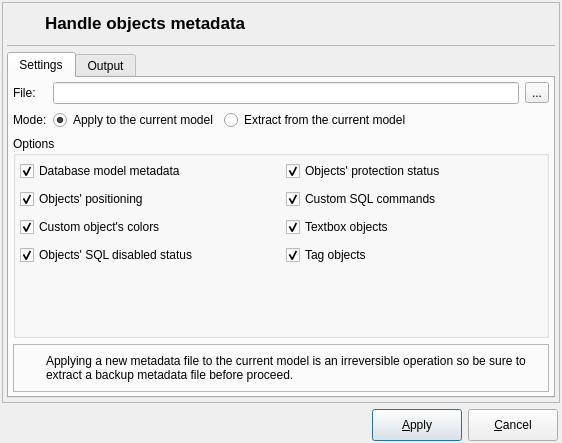
<?xml version="1.0" encoding="UTF-8"?>
<ui version="4.0">
 <class>ObjectsMetadataForm</class>
 <widget class="QWidget" name="ObjectsMetadataForm">
  <property name="geometry">
   <rect>
    <x>0</x>
    <y>0</y>
    <width>562</width>
    <height>443</height>
   </rect>
  </property>
  <property name="windowTitle">
   <string>Handle metadata</string>
  </property>
  <property name="windowIcon">
   <iconset resource="../res/resources.qrc">
    <normaloff>:/icones/icones/pgsqlModeler48x48.png</normaloff>:/icones/icones/pgsqlModeler48x48.png</iconset>
  </property>
  <layout class="QGridLayout" name="gridLayout_2">
   <property name="leftMargin">
    <number>2</number>
   </property>
   <property name="topMargin">
    <number>2</number>
   </property>
   <property name="rightMargin">
    <number>2</number>
   </property>
   <property name="bottomMargin">
    <number>2</number>
   </property>
   <item row="1" column="0">
    <widget class="QLabel" name="label">
     <property name="sizePolicy">
      <sizepolicy hsizetype="Preferred" vsizetype="Fixed">
       <horstretch>0</horstretch>
       <verstretch>0</verstretch>
      </sizepolicy>
     </property>
     <property name="text">
      <string/>
     </property>
     <property name="pixmap">
      <pixmap resource="../res/resources.qrc">:/imagens/imagens/pgmodeler_name.png</pixmap>
     </property>
    </widget>
   </item>
   <item row="1" column="1">
    <layout class="QHBoxLayout" name="horizontalLayout">
     <property name="sizeConstraint">
      <enum>QLayout::SetDefaultConstraint</enum>
     </property>
     <property name="rightMargin">
      <number>2</number>
     </property>
     <item>
      <spacer name="hspacer">
       <property name="orientation">
        <enum>Qt::Horizontal</enum>
       </property>
       <property name="sizeType">
        <enum>QSizePolicy::Expanding</enum>
       </property>
       <property name="sizeHint" stdset="0">
        <size>
         <width>200</width>
         <height>27</height>
        </size>
       </property>
      </spacer>
     </item>
     <item>
      <widget class="QPushButton" name="apply_btn">
       <property name="sizePolicy">
        <sizepolicy hsizetype="Preferred" vsizetype="Fixed">
         <horstretch>0</horstretch>
         <verstretch>0</verstretch>
        </sizepolicy>
       </property>
       <property name="minimumSize">
        <size>
         <width>90</width>
         <height>32</height>
        </size>
       </property>
       <property name="maximumSize">
        <size>
         <width>16777215</width>
         <height>16777215</height>
        </size>
       </property>
       <property name="text">
        <string>&amp;Apply</string>
       </property>
       <property name="icon">
        <iconset resource="../res/resources.qrc">
         <normaloff>:/icones/icones/confirmar.png</normaloff>:/icones/icones/confirmar.png</iconset>
       </property>
       <property name="iconSize">
        <size>
         <width>22</width>
         <height>22</height>
        </size>
       </property>
       <property name="default">
        <bool>true</bool>
       </property>
      </widget>
     </item>
     <item>
      <widget class="QPushButton" name="cancel_btn">
       <property name="sizePolicy">
        <sizepolicy hsizetype="Preferred" vsizetype="Fixed">
         <horstretch>0</horstretch>
         <verstretch>0</verstretch>
        </sizepolicy>
       </property>
       <property name="minimumSize">
        <size>
         <width>90</width>
         <height>32</height>
        </size>
       </property>
       <property name="maximumSize">
        <size>
         <width>16777215</width>
         <height>16777215</height>
        </size>
       </property>
       <property name="text">
        <string>&amp;Cancel</string>
       </property>
       <property name="icon">
        <iconset resource="../res/resources.qrc">
         <normaloff>:/icones/icones/fechar1.png</normaloff>:/icones/icones/fechar1.png</iconset>
       </property>
       <property name="iconSize">
        <size>
         <width>22</width>
         <height>22</height>
        </size>
       </property>
       <property name="flat">
        <bool>false</bool>
       </property>
      </widget>
     </item>
    </layout>
   </item>
   <item row="0" column="0" colspan="2">
    <widget class="QFrame" name="frame">
     <property name="frameShape">
      <enum>QFrame::StyledPanel</enum>
     </property>
     <property name="frameShadow">
      <enum>QFrame::Raised</enum>
     </property>
     <layout class="QGridLayout" name="gridLayout">
      <property name="leftMargin">
       <number>4</number>
      </property>
      <property name="topMargin">
       <number>4</number>
      </property>
      <property name="rightMargin">
       <number>4</number>
      </property>
      <property name="bottomMargin">
       <number>4</number>
      </property>
      <item row="0" column="0">
       <layout class="QHBoxLayout" name="horizontalLayout_5">
        <item>
         <widget class="QLabel" name="icon_lbl_2">
          <property name="sizePolicy">
           <sizepolicy hsizetype="Fixed" vsizetype="Fixed">
            <horstretch>0</horstretch>
            <verstretch>0</verstretch>
           </sizepolicy>
          </property>
          <property name="minimumSize">
           <size>
            <width>32</width>
            <height>32</height>
           </size>
          </property>
          <property name="maximumSize">
           <size>
            <width>32</width>
            <height>32</height>
           </size>
          </property>
          <property name="text">
           <string/>
          </property>
          <property name="pixmap">
           <pixmap resource="../res/resources.qrc">:/icones/icones/objpositioning.png</pixmap>
          </property>
         </widget>
        </item>
        <item>
         <widget class="QLabel" name="title_lbl">
          <property name="font">
           <font>
            <pointsize>13</pointsize>
            <weight>75</weight>
            <bold>true</bold>
           </font>
          </property>
          <property name="text">
           <string>Handle objects metadata</string>
          </property>
         </widget>
        </item>
       </layout>
      </item>
      <item row="2" column="0">
       <widget class="QTabWidget" name="settings_tbw">
        <property name="sizePolicy">
         <sizepolicy hsizetype="Expanding" vsizetype="Expanding">
          <horstretch>0</horstretch>
          <verstretch>0</verstretch>
         </sizepolicy>
        </property>
        <property name="currentIndex">
         <number>0</number>
        </property>
        <widget class="QWidget" name="tab">
         <attribute name="title">
          <string>Settings</string>
         </attribute>
         <layout class="QGridLayout" name="gridLayout_3">
          <property name="leftMargin">
           <number>4</number>
          </property>
          <property name="topMargin">
           <number>4</number>
          </property>
          <property name="rightMargin">
           <number>4</number>
          </property>
          <property name="bottomMargin">
           <number>4</number>
          </property>
          <item row="1" column="0">
           <widget class="QLabel" name="label_2">
            <property name="text">
             <string>File:</string>
            </property>
           </widget>
          </item>
          <item row="1" column="1">
           <layout class="QHBoxLayout" name="horizontalLayout_3">
            <item>
             <widget class="QLineEdit" name="file_edt"/>
            </item>
            <item>
             <widget class="QToolButton" name="select_file_tb">
              <property name="enabled">
               <bool>true</bool>
              </property>
              <property name="toolTip">
               <string>Select output file</string>
              </property>
              <property name="text">
               <string>...</string>
              </property>
              <property name="icon">
               <iconset resource="../res/resources.qrc">
                <normaloff>:/icones/icones/abrir.png</normaloff>:/icones/icones/abrir.png</iconset>
              </property>
              <property name="iconSize">
               <size>
                <width>22</width>
                <height>22</height>
               </size>
              </property>
             </widget>
            </item>
           </layout>
          </item>
          <item row="6" column="0" colspan="2">
           <widget class="QFrame" name="message_frm_2">
            <property name="sizePolicy">
             <sizepolicy hsizetype="Preferred" vsizetype="Fixed">
              <horstretch>0</horstretch>
              <verstretch>0</verstretch>
             </sizepolicy>
            </property>
            <property name="minimumSize">
             <size>
              <width>0</width>
              <height>48</height>
             </size>
            </property>
            <property name="frameShape">
             <enum>QFrame::StyledPanel</enum>
            </property>
            <property name="frameShadow">
             <enum>QFrame::Raised</enum>
            </property>
            <layout class="QGridLayout" name="gridLayout_5">
             <property name="leftMargin">
              <number>2</number>
             </property>
             <property name="topMargin">
              <number>2</number>
             </property>
             <property name="rightMargin">
              <number>2</number>
             </property>
             <property name="bottomMargin">
              <number>2</number>
             </property>
             <item row="0" column="0">
              <widget class="QLabel" name="label_4">
               <property name="minimumSize">
                <size>
                 <width>24</width>
                 <height>24</height>
                </size>
               </property>
               <property name="maximumSize">
                <size>
                 <width>24</width>
                 <height>24</height>
                </size>
               </property>
               <property name="text">
                <string/>
               </property>
               <property name="textFormat">
                <enum>Qt::AutoText</enum>
               </property>
               <property name="pixmap">
                <pixmap resource="../res/resources.qrc">:/icones/icones/msgbox_alerta.png</pixmap>
               </property>
               <property name="scaledContents">
                <bool>true</bool>
               </property>
              </widget>
             </item>
             <item row="0" column="1">
              <widget class="QLabel" name="message_lbl">
               <property name="sizePolicy">
                <sizepolicy hsizetype="Preferred" vsizetype="Expanding">
                 <horstretch>0</horstretch>
                 <verstretch>0</verstretch>
                </sizepolicy>
               </property>
               <property name="font">
                <font>
                 <weight>50</weight>
                 <italic>false</italic>
                 <bold>false</bold>
                 <underline>false</underline>
                 <strikeout>false</strikeout>
                 <kerning>true</kerning>
                </font>
               </property>
               <property name="text">
                <string>Applying a new metadata file to the current model is an irreversible operation so be sure to extract a backup metadata file before proceed.</string>
               </property>
               <property name="wordWrap">
                <bool>true</bool>
               </property>
              </widget>
             </item>
            </layout>
           </widget>
          </item>
          <item row="4" column="0" colspan="2">
           <widget class="QGroupBox" name="groupBox">
            <property name="sizePolicy">
             <sizepolicy hsizetype="Preferred" vsizetype="Expanding">
              <horstretch>0</horstretch>
              <verstretch>0</verstretch>
             </sizepolicy>
            </property>
            <property name="title">
             <string>Options</string>
            </property>
            <layout class="QGridLayout" name="gridLayout_4">
             <property name="leftMargin">
              <number>4</number>
             </property>
             <property name="topMargin">
              <number>4</number>
             </property>
             <property name="rightMargin">
              <number>4</number>
             </property>
             <property name="horizontalSpacing">
              <number>10</number>
             </property>
             <item row="0" column="0">
              <layout class="QHBoxLayout" name="horizontalLayout_10">
               <item>
                <widget class="QCheckBox" name="db_metadata_chk">
                 <property name="sizePolicy">
                  <sizepolicy hsizetype="Preferred" vsizetype="Fixed">
                   <horstretch>0</horstretch>
                   <verstretch>0</verstretch>
                  </sizepolicy>
                 </property>
                 <property name="toolTip">
                  <string/>
                 </property>
                 <property name="statusTip">
                  <string>Handles the following database model attibutes in the metadata file: author, zoom factor, last postion and default objects.</string>
                 </property>
                 <property name="text">
                  <string>Database model metadata</string>
                 </property>
                 <property name="checked">
                  <bool>true</bool>
                 </property>
                </widget>
               </item>
               <item>
                <widget class="QWidget" name="db_metadata_hint" native="true">
                 <property name="sizePolicy">
                  <sizepolicy hsizetype="Fixed" vsizetype="Fixed">
                   <horstretch>0</horstretch>
                   <verstretch>0</verstretch>
                  </sizepolicy>
                 </property>
                 <property name="minimumSize">
                  <size>
                   <width>22</width>
                   <height>22</height>
                  </size>
                 </property>
                 <property name="maximumSize">
                  <size>
                   <width>22</width>
                   <height>22</height>
                  </size>
                 </property>
                </widget>
               </item>
              </layout>
             </item>
             <item row="1" column="0">
              <layout class="QHBoxLayout" name="horizontalLayout_15">
               <item>
                <widget class="QCheckBox" name="objs_positioning_chk">
                 <property name="sizePolicy">
                  <sizepolicy hsizetype="Preferred" vsizetype="Fixed">
                   <horstretch>0</horstretch>
                   <verstretch>0</verstretch>
                  </sizepolicy>
                 </property>
                 <property name="toolTip">
                  <string/>
                 </property>
                 <property name="statusTip">
                  <string>Handles the objects' positioning in the metadata file.</string>
                 </property>
                 <property name="text">
                  <string>Objects' positioning</string>
                 </property>
                 <property name="checked">
                  <bool>true</bool>
                 </property>
                </widget>
               </item>
               <item>
                <widget class="QWidget" name="objs_positioning_hint" native="true">
                 <property name="sizePolicy">
                  <sizepolicy hsizetype="Fixed" vsizetype="Fixed">
                   <horstretch>0</horstretch>
                   <verstretch>0</verstretch>
                  </sizepolicy>
                 </property>
                 <property name="minimumSize">
                  <size>
                   <width>22</width>
                   <height>22</height>
                  </size>
                 </property>
                 <property name="maximumSize">
                  <size>
                   <width>22</width>
                   <height>22</height>
                  </size>
                 </property>
                </widget>
               </item>
              </layout>
             </item>
             <item row="5" column="0" colspan="2">
              <spacer name="verticalSpacer">
               <property name="orientation">
                <enum>Qt::Vertical</enum>
               </property>
               <property name="sizeHint" stdset="0">
                <size>
                 <width>20</width>
                 <height>40</height>
                </size>
               </property>
              </spacer>
             </item>
             <item row="2" column="0">
              <layout class="QHBoxLayout" name="horizontalLayout_17">
               <item>
                <widget class="QCheckBox" name="custom_colors_chk">
                 <property name="sizePolicy">
                  <sizepolicy hsizetype="Preferred" vsizetype="Fixed">
                   <horstretch>0</horstretch>
                   <verstretch>0</verstretch>
                  </sizepolicy>
                 </property>
                 <property name="toolTip">
                  <string/>
                 </property>
                 <property name="statusTip">
                  <string>Handles the objects' custom colors in the metadata file. Currenlty available only for relationships and schemas.</string>
                 </property>
                 <property name="text">
                  <string>Custom object's colors</string>
                 </property>
                 <property name="checked">
                  <bool>true</bool>
                 </property>
                </widget>
               </item>
               <item>
                <widget class="QWidget" name="custom_colors_hint" native="true">
                 <property name="sizePolicy">
                  <sizepolicy hsizetype="Fixed" vsizetype="Fixed">
                   <horstretch>0</horstretch>
                   <verstretch>0</verstretch>
                  </sizepolicy>
                 </property>
                 <property name="minimumSize">
                  <size>
                   <width>22</width>
                   <height>22</height>
                  </size>
                 </property>
                 <property name="maximumSize">
                  <size>
                   <width>22</width>
                   <height>22</height>
                  </size>
                 </property>
                </widget>
               </item>
              </layout>
             </item>
             <item row="0" column="1">
              <layout class="QHBoxLayout" name="horizontalLayout_11">
               <item>
                <widget class="QCheckBox" name="objs_protection_chk">
                 <property name="sizePolicy">
                  <sizepolicy hsizetype="Preferred" vsizetype="Fixed">
                   <horstretch>0</horstretch>
                   <verstretch>0</verstretch>
                  </sizepolicy>
                 </property>
                 <property name="toolTip">
                  <string/>
                 </property>
                 <property name="statusTip">
                  <string>Handles the objects' protection status in the metadata file.</string>
                 </property>
                 <property name="text">
                  <string>Objects' protection status</string>
                 </property>
                 <property name="checked">
                  <bool>true</bool>
                 </property>
                </widget>
               </item>
               <item>
                <widget class="QWidget" name="objs_protection_hint" native="true">
                 <property name="sizePolicy">
                  <sizepolicy hsizetype="Fixed" vsizetype="Fixed">
                   <horstretch>0</horstretch>
                   <verstretch>0</verstretch>
                  </sizepolicy>
                 </property>
                 <property name="minimumSize">
                  <size>
                   <width>22</width>
                   <height>22</height>
                  </size>
                 </property>
                 <property name="maximumSize">
                  <size>
                   <width>22</width>
                   <height>22</height>
                  </size>
                 </property>
                </widget>
               </item>
              </layout>
             </item>
             <item row="3" column="0">
              <layout class="QHBoxLayout" name="horizontalLayout_12">
               <item>
                <widget class="QCheckBox" name="objs_sql_disabled_chk">
                 <property name="sizePolicy">
                  <sizepolicy hsizetype="Preferred" vsizetype="Fixed">
                   <horstretch>0</horstretch>
                   <verstretch>0</verstretch>
                  </sizepolicy>
                 </property>
                 <property name="toolTip">
                  <string/>
                 </property>
                 <property name="statusTip">
                  <string>Handles the objects' SQL disabled status in the metadata file.</string>
                 </property>
                 <property name="text">
                  <string>Objects' SQL disabled status</string>
                 </property>
                 <property name="checked">
                  <bool>true</bool>
                 </property>
                </widget>
               </item>
               <item>
                <widget class="QWidget" name="objs_sql_disabled_hint" native="true">
                 <property name="sizePolicy">
                  <sizepolicy hsizetype="Fixed" vsizetype="Fixed">
                   <horstretch>0</horstretch>
                   <verstretch>0</verstretch>
                  </sizepolicy>
                 </property>
                 <property name="minimumSize">
                  <size>
                   <width>22</width>
                   <height>22</height>
                  </size>
                 </property>
                 <property name="maximumSize">
                  <size>
                   <width>22</width>
                   <height>22</height>
                  </size>
                 </property>
                </widget>
               </item>
              </layout>
             </item>
             <item row="1" column="1">
              <layout class="QHBoxLayout" name="horizontalLayout_16">
               <item>
                <widget class="QCheckBox" name="custom_sql_chk">
                 <property name="sizePolicy">
                  <sizepolicy hsizetype="Preferred" vsizetype="Fixed">
                   <horstretch>0</horstretch>
                   <verstretch>0</verstretch>
                  </sizepolicy>
                 </property>
                 <property name="toolTip">
                  <string/>
                 </property>
                 <property name="statusTip">
                  <string>Handles the objects' custom SQL commands in the metadata file.</string>
                 </property>
                 <property name="text">
                  <string>Custom SQL commands</string>
                 </property>
                 <property name="checked">
                  <bool>true</bool>
                 </property>
                </widget>
               </item>
               <item>
                <widget class="QWidget" name="custom_sql_hint" native="true">
                 <property name="sizePolicy">
                  <sizepolicy hsizetype="Fixed" vsizetype="Fixed">
                   <horstretch>0</horstretch>
                   <verstretch>0</verstretch>
                  </sizepolicy>
                 </property>
                 <property name="minimumSize">
                  <size>
                   <width>22</width>
                   <height>22</height>
                  </size>
                 </property>
                 <property name="maximumSize">
                  <size>
                   <width>22</width>
                   <height>22</height>
                  </size>
                 </property>
                </widget>
               </item>
              </layout>
             </item>
             <item row="2" column="1">
              <layout class="QHBoxLayout" name="horizontalLayout_13">
               <item>
                <widget class="QCheckBox" name="textbox_objs_chk">
                 <property name="sizePolicy">
                  <sizepolicy hsizetype="Preferred" vsizetype="Fixed">
                   <horstretch>0</horstretch>
                   <verstretch>0</verstretch>
                  </sizepolicy>
                 </property>
                 <property name="toolTip">
                  <string/>
                 </property>
                 <property name="statusTip">
                  <string>Save textboxes to the output file when extracting metadata. When loading the file duplicated textboxes are be ignored.</string>
                 </property>
                 <property name="text">
                  <string>Textbox objects</string>
                 </property>
                 <property name="checked">
                  <bool>true</bool>
                 </property>
                </widget>
               </item>
               <item>
                <widget class="QWidget" name="textbox_objs_hint" native="true">
                 <property name="sizePolicy">
                  <sizepolicy hsizetype="Fixed" vsizetype="Fixed">
                   <horstretch>0</horstretch>
                   <verstretch>0</verstretch>
                  </sizepolicy>
                 </property>
                 <property name="minimumSize">
                  <size>
                   <width>22</width>
                   <height>22</height>
                  </size>
                 </property>
                 <property name="maximumSize">
                  <size>
                   <width>22</width>
                   <height>22</height>
                  </size>
                 </property>
                </widget>
               </item>
              </layout>
             </item>
             <item row="3" column="1">
              <layout class="QHBoxLayout" name="horizontalLayout_14">
               <item>
                <widget class="QCheckBox" name="tag_objs_chk">
                 <property name="sizePolicy">
                  <sizepolicy hsizetype="Preferred" vsizetype="Fixed">
                   <horstretch>0</horstretch>
                   <verstretch>0</verstretch>
                  </sizepolicy>
                 </property>
                 <property name="toolTip">
                  <string/>
                 </property>
                 <property name="statusTip">
                  <string>Save tags to the output file when extracting metadata. When loading the file duplicated tags are ignored.</string>
                 </property>
                 <property name="text">
                  <string>Tag objects</string>
                 </property>
                 <property name="checked">
                  <bool>true</bool>
                 </property>
                </widget>
               </item>
               <item>
                <widget class="QWidget" name="tag_objs_hint" native="true">
                 <property name="sizePolicy">
                  <sizepolicy hsizetype="Fixed" vsizetype="Fixed">
                   <horstretch>0</horstretch>
                   <verstretch>0</verstretch>
                  </sizepolicy>
                 </property>
                 <property name="minimumSize">
                  <size>
                   <width>22</width>
                   <height>22</height>
                  </size>
                 </property>
                 <property name="maximumSize">
                  <size>
                   <width>22</width>
                   <height>22</height>
                  </size>
                 </property>
                </widget>
               </item>
              </layout>
             </item>
            </layout>
           </widget>
          </item>
          <item row="3" column="0">
           <widget class="QLabel" name="label_3">
            <property name="text">
             <string>Mode:</string>
            </property>
           </widget>
          </item>
          <item row="3" column="1">
           <layout class="QHBoxLayout" name="horizontalLayout_2">
            <item>
             <widget class="QRadioButton" name="apply_to_model_rb">
              <property name="sizePolicy">
               <sizepolicy hsizetype="Preferred" vsizetype="Fixed">
                <horstretch>0</horstretch>
                <verstretch>0</verstretch>
               </sizepolicy>
              </property>
              <property name="text">
               <string>Apply to the current model</string>
              </property>
              <property name="checked">
               <bool>true</bool>
              </property>
             </widget>
            </item>
            <item>
             <widget class="QRadioButton" name="extract_from_model_rb">
              <property name="sizePolicy">
               <sizepolicy hsizetype="Expanding" vsizetype="Fixed">
                <horstretch>0</horstretch>
                <verstretch>0</verstretch>
               </sizepolicy>
              </property>
              <property name="text">
               <string>Extract from the current model</string>
              </property>
              <property name="checked">
               <bool>false</bool>
              </property>
             </widget>
            </item>
           </layout>
          </item>
         </layout>
        </widget>
        <widget class="QWidget" name="tab_2">
         <attribute name="title">
          <string>Output</string>
         </attribute>
         <layout class="QGridLayout" name="gridLayout_15">
          <property name="leftMargin">
           <number>4</number>
          </property>
          <property name="topMargin">
           <number>4</number>
          </property>
          <property name="rightMargin">
           <number>4</number>
          </property>
          <property name="bottomMargin">
           <number>4</number>
          </property>
          <item row="1" column="0">
           <widget class="QWidget" name="progress_wgt" native="true">
            <property name="sizePolicy">
             <sizepolicy hsizetype="Preferred" vsizetype="Preferred">
              <horstretch>0</horstretch>
              <verstretch>0</verstretch>
             </sizepolicy>
            </property>
            <property name="maximumSize">
             <size>
              <width>16777215</width>
              <height>65</height>
             </size>
            </property>
            <layout class="QGridLayout" name="gridLayout_12">
             <property name="leftMargin">
              <number>0</number>
             </property>
             <property name="topMargin">
              <number>0</number>
             </property>
             <property name="rightMargin">
              <number>0</number>
             </property>
             <property name="bottomMargin">
              <number>0</number>
             </property>
             <property name="verticalSpacing">
              <number>6</number>
             </property>
             <item row="1" column="0">
              <widget class="QLabel" name="ico_lbl">
               <property name="sizePolicy">
                <sizepolicy hsizetype="Fixed" vsizetype="Fixed">
                 <horstretch>0</horstretch>
                 <verstretch>0</verstretch>
                </sizepolicy>
               </property>
               <property name="minimumSize">
                <size>
                 <width>20</width>
                 <height>20</height>
                </size>
               </property>
               <property name="maximumSize">
                <size>
                 <width>20</width>
                 <height>20</height>
                </size>
               </property>
               <property name="text">
                <string/>
               </property>
               <property name="scaledContents">
                <bool>true</bool>
               </property>
              </widget>
             </item>
             <item row="1" column="1">
              <widget class="QProgressBar" name="progress_pb">
               <property name="value">
                <number>0</number>
               </property>
              </widget>
             </item>
             <item row="0" column="0" colspan="3">
              <widget class="QLabel" name="progress_lbl">
               <property name="sizePolicy">
                <sizepolicy hsizetype="Preferred" vsizetype="Fixed">
                 <horstretch>0</horstretch>
                 <verstretch>0</verstretch>
                </sizepolicy>
               </property>
               <property name="text">
                <string>Progress label...</string>
               </property>
              </widget>
             </item>
            </layout>
           </widget>
          </item>
          <item row="0" column="0">
           <widget class="QTreeWidget" name="output_trw">
            <property name="sizePolicy">
             <sizepolicy hsizetype="Expanding" vsizetype="Expanding">
              <horstretch>0</horstretch>
              <verstretch>0</verstretch>
             </sizepolicy>
            </property>
            <property name="horizontalScrollBarPolicy">
             <enum>Qt::ScrollBarAsNeeded</enum>
            </property>
            <property name="sizeAdjustPolicy">
             <enum>QAbstractScrollArea::AdjustToContents</enum>
            </property>
            <property name="editTriggers">
             <set>QAbstractItemView::DoubleClicked|QAbstractItemView::EditKeyPressed</set>
            </property>
            <property name="alternatingRowColors">
             <bool>true</bool>
            </property>
            <property name="selectionMode">
             <enum>QAbstractItemView::SingleSelection</enum>
            </property>
            <property name="iconSize">
             <size>
              <width>18</width>
              <height>18</height>
             </size>
            </property>
            <property name="indentation">
             <number>20</number>
            </property>
            <property name="uniformRowHeights">
             <bool>false</bool>
            </property>
            <property name="wordWrap">
             <bool>false</bool>
            </property>
            <column>
             <property name="text">
              <string/>
             </property>
            </column>
           </widget>
          </item>
         </layout>
        </widget>
       </widget>
      </item>
      <item row="1" column="0">
       <widget class="QFrame" name="div_ln">
        <property name="minimumSize">
         <size>
          <width>0</width>
          <height>1</height>
         </size>
        </property>
        <property name="maximumSize">
         <size>
          <width>16777215</width>
          <height>1</height>
         </size>
        </property>
        <property name="frameShape">
         <enum>QFrame::StyledPanel</enum>
        </property>
        <property name="frameShadow">
         <enum>QFrame::Sunken</enum>
        </property>
       </widget>
      </item>
     </layout>
    </widget>
   </item>
  </layout>
 </widget>
 <resources>
  <include location="../res/resources.qrc"/>
 </resources>
 <connections/>
</ui>
